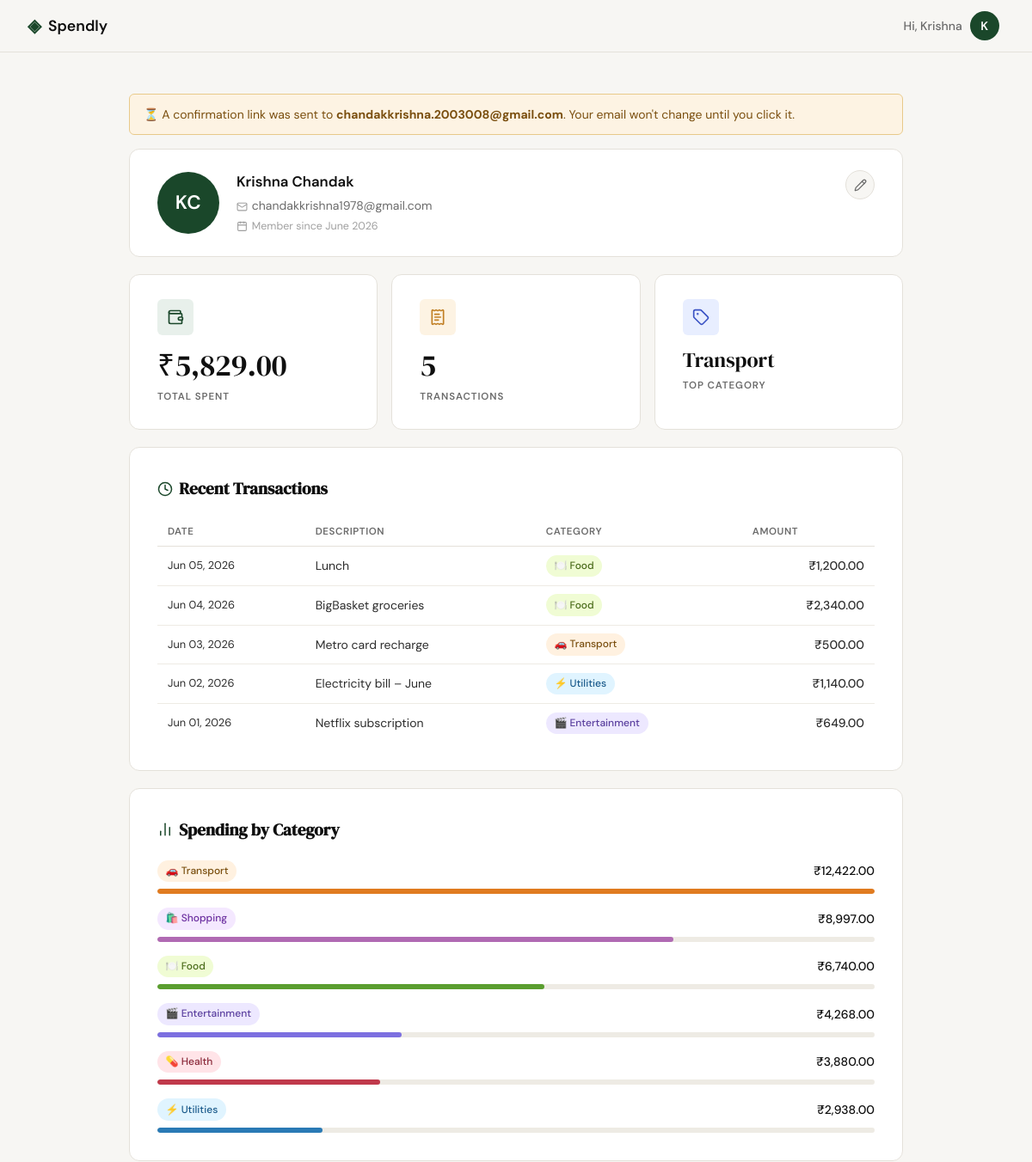
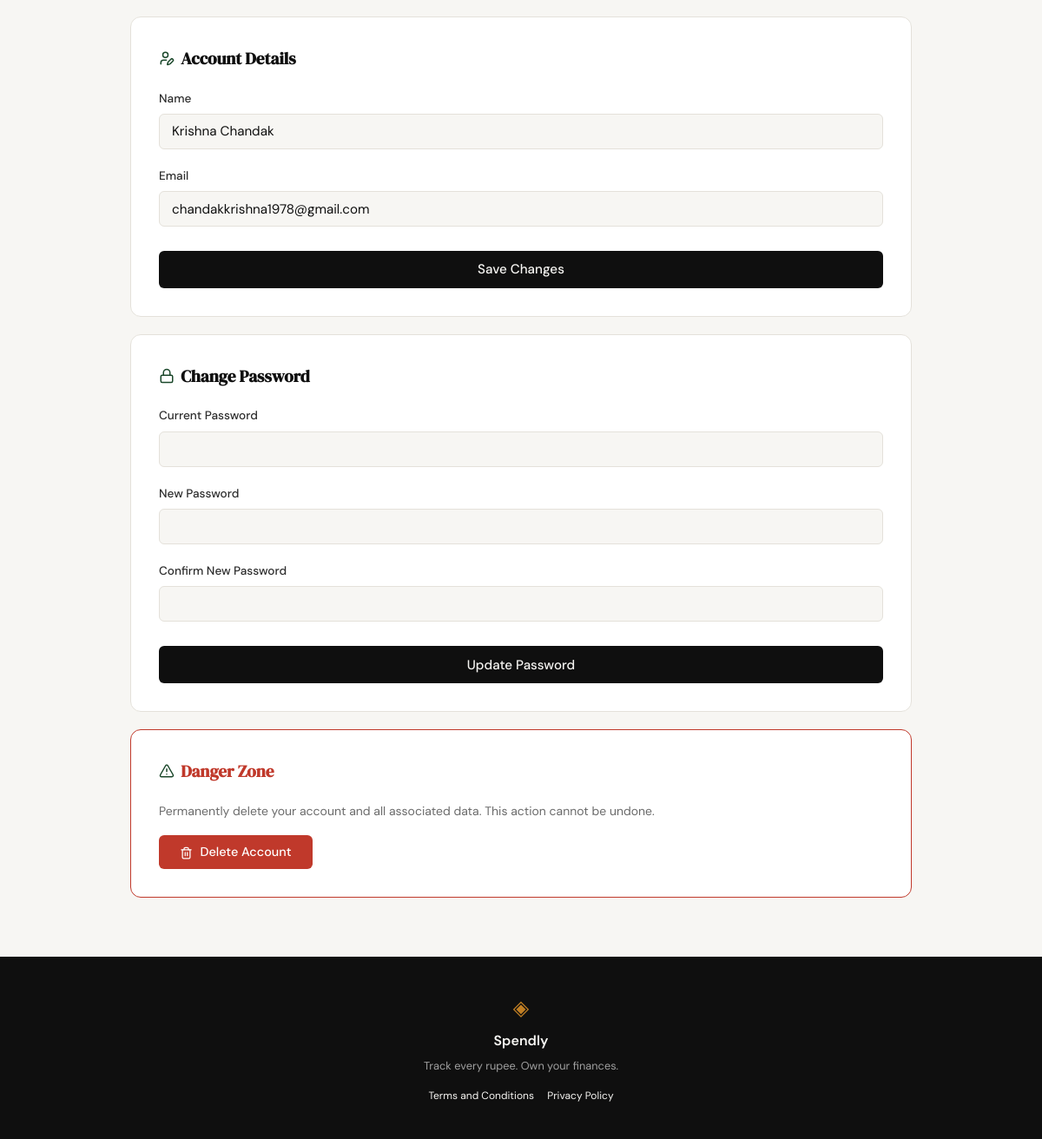
The page /profile (signed in) on the database its author committed (2 pictures, top to bottom).
### tables this page shows
CREATE TABLE email_confirmations (
            id         INTEGER PRIMARY KEY AUTOINCREMENT,
            user_id    INTEGER NOT NULL REFERENCES users(id) ON DELETE CASCADE,
            new_email  TEXT    NOT NULL,
            token      TEXT    NOT NULL UNIQUE,
            expires_at DATETIME NOT NULL,
            created_at DATETIME DEFAULT CURRENT_TIMESTAMP
        );

CREATE TABLE users (
            id       INTEGER PRIMARY KEY AUTOINCREMENT,
            name     TEXT    NOT NULL,
            email    TEXT    NOT NULL UNIQUE,
            password TEXT    NOT NULL,
            created_at DATETIME DEFAULT CURRENT_TIMESTAMP
        );

CREATE TABLE expenses (
            id          INTEGER PRIMARY KEY AUTOINCREMENT,
            user_id     INTEGER NOT NULL REFERENCES users(id) ON DELETE CASCADE,
            title       TEXT    NOT NULL,
            amount      REAL    NOT NULL,
            category    TEXT    NOT NULL,
            date        DATE    NOT NULL,
            notes       TEXT,
            created_at  DATETIME DEFAULT CURRENT_TIMESTAMP
        , payment_method TEXT);

### app.py (the view, shortened to what this page needs)
@app.route("/profile", methods=["GET", "POST"])
def profile():
    if not session.get("user_id"):
        return redirect(url_for("login"))
    user_id = session["user_id"]
    user          = get_user_by_id(user_id)
    pending_email = get_pending_email(user_id)
    try:
        member_since = datetime.strptime(user["created_at"][:10], "%Y-%m-%d").strftime("%B %Y")
    except Exception:
        member_since = ""
    monthly_total, expense_count = get_monthly_stats(user_id)
    recent_expenses  = get_recent_expenses(user_id)
    category_totals  = get_category_totals(user_id)
    top_category     = category_totals[0]["category"] if category_totals else "—"
    max_cat_total    = category_totals[0]["total"]    if category_totals else 1
    return render_template(
        "profile.html",
        user=user,
        member_since=member_since,
        pending_email=pending_email,
        monthly_total=monthly_total,
        expense_count=expense_count,
        top_category=top_category,
        recent_expenses=recent_expenses,
        category_totals=category_totals,
        max_cat_total=max_cat_total,
    )

### app.py (called while the page is built)
@app.template_filter("inr")
def inr_format(value):
    return "{:,.2f}".format(float(value))

@app.template_filter("friendly_date")
def friendly_date(date_str):
    try:
        return datetime.strptime(str(date_str)[:10], "%Y-%m-%d").strftime("%b %d, %Y")
    except Exception:
        return date_str

### database/db.py (called while the page is built)
def get_db():
    conn = sqlite3.connect(DB_PATH)
    conn.row_factory = sqlite3.Row
    conn.execute("PRAGMA foreign_keys = ON")
    return conn

def get_user_by_id(user_id):
    conn = get_db()
    user = conn.execute("SELECT * FROM users WHERE id = ?", (user_id,)).fetchone()
    conn.close()
    return user

def get_pending_email(user_id):
    conn = get_db()
    row = conn.execute(
        "SELECT new_email FROM email_confirmations WHERE user_id = ?", (user_id,)
    ).fetchone()
    conn.close()
    return row["new_email"] if row else None

def get_recent_expenses(user_id, limit=5):
    conn = get_db()
    rows = conn.execute(
        """SELECT title, amount, category, date
           FROM expenses WHERE user_id = ?
           ORDER BY date DESC LIMIT ?""",
        (user_id, limit),
    ).fetchall()
    conn.close()
    return [dict(r) for r in rows]

def get_category_totals(user_id):
    conn = get_db()
    rows = conn.execute(
        """SELECT category, SUM(amount) AS total
           FROM expenses WHERE user_id = ?
           GROUP BY category ORDER BY total DESC""",
        (user_id,),
    ).fetchall()
    conn.close()
    return [dict(r) for r in rows]

def get_monthly_stats(user_id):
    conn = get_db()
    row = conn.execute(
        """SELECT COALESCE(SUM(amount), 0) AS total, COUNT(*) AS count
           FROM expenses
           WHERE user_id = ?
             AND strftime('%Y-%m', date) = strftime('%Y-%m', 'now')""",
        (user_id,),
    ).fetchone()
    conn.close()
    return row["total"], row["count"]

### templates/profile.html (shortened to what this page needs)
{% extends "base.html" %}
{% set cat_icons = {
    'food':          '🍽️',
    'transport':     '🚗',
    'entertainment': '🎬',
    'health':        '💊',
    'utilities':     '⚡',
    'shopping':      '🛍️',
} %}
{% block content %}
<section class="profile-page">
    <div class="profile-wrap">
        {% if pending_email %}
        <div class="flash flash-warning">
            ⏳ A confirmation link was sent to <strong>{{ pending_email }}</strong>. Your email won't change until you click it.
        </div>
        {% endif %}
        {% set name_parts = user['name'].split() %}
        {% set initials = name_parts[0][0] ~ (name_parts[-1][0] if name_parts|length > 1 else '') %}
        <div class="profile-card user-info-card">
            <div class="user-info-row">
                <div class="profile-avatar">{{ initials.upper() }}</div>
                <div class="user-details">
                    <div class="user-full-name">{{ user['name'] }}</div>
                    <div class="user-email-display">
                        <i data-lucide="mail" class="inline-icon"></i>{{ user['email'] }}
                    </div>
                    {% if member_since %}
                    <div class="user-since">
                        <i data-lucide="calendar" class="inline-icon"></i>Member since {{ member_since }}
                    </div>
                    {% endif %}
                </div>
                <a href="#edit-profile" class="user-edit-btn" title="Edit profile">
                    <i data-lucide="pencil"></i>
                </a>
            </div>
        </div>
        <div class="stats-row">
            <div class="stat-card">
                <div class="stat-card-icon stat-icon-spend">
                    <i data-lucide="wallet"></i>
                </div>
                <div class="stat-card-value">₹{{ monthly_total | inr }}</div>
                <div class="stat-card-label">Total Spent</div>
            </div>
            <div class="stat-card">
                <div class="stat-card-icon stat-icon-count">
                    <i data-lucide="receipt-text"></i>
                </div>
                <div class="stat-card-value">{{ expense_count }}</div>
                <div class="stat-card-label">Transactions</div>
            </div>
            <div class="stat-card">
                <div class="stat-card-icon stat-icon-cat">
                    <i data-lucide="tag"></i>
                </div>
                <div class="stat-card-value stat-card-value-text">{{ top_category }}</div>
                <div class="stat-card-label">Top Category</div>
            </div>
        </div>
        <div class="profile-card">
            <h2 class="profile-card-title">
                <i data-lucide="clock" class="title-icon"></i> Recent Transactions
            </h2>
            {% if recent_expenses %}
            <table class="expense-table">
                <thead>
                    <tr>
                        <th>Date</th>
                        <th>Description</th>
                        <th>Category</th>
                        <th class="col-right">Amount</th>
                    </tr>
                </thead>
                <tbody>
                    {% for exp in recent_expenses %}
                    {% set cat_key = exp.category | lower | replace(' ', '-') %}
                    <tr>
                        <td class="exp-date">{{ exp.date | friendly_date }}</td>
                        <td>{{ exp.title }}</td>
                        <td>
                            <span class="cat-badge cat-{{ cat_key }}">
                                {{ cat_icons.get(exp.category | lower, '📦') }} {{ exp.category }}
                            </span>
                        </td>
                        <td class="exp-amount col-right">₹{{ exp.amount | inr }}</td>
                    </tr>
                    {% endfor %}
                </tbody>
            </table>
            {% else %}
            <p class="empty-state">
                <i data-lucide="inbox" class="empty-icon"></i><br>No expenses recorded yet.
            </p>
            {% endif %}
        </div>
        <div class="profile-card">
            <h2 class="profile-card-title">
                <i data-lucide="bar-chart-2" class="title-icon"></i> Spending by Category
            </h2>
            {% if category_totals %}
                {% for cat in category_totals %}
                {% set cat_key = cat.category | lower | replace(' ', '-') %}
                <div class="cat-row">
                    <div class="cat-row-header">
                        <span class="cat-badge cat-{{ cat_key }}">
                            {{ cat_icons.get(cat.category | lower, '📦') }} {{ cat.category }}
                        </span>
                        <span class="cat-total">₹{{ cat.total | inr }}</span>
                    </div>
                    <div class="cat-bar-track">
                        <div class="cat-bar-fill cat-bar-{{ cat_key }}" style="width: {{ (cat.total / max_cat_total * 100) | int }}%"></div>
                    </div>
                </div>
                {% endfor %}
            {% else %}
            <p class="empty-state">No spending data yet.</p>
            {% endif %}
        </div>
        <div class="profile-card" id="edit-profile">
            <h2 class="profile-card-title">
                <i data-lucide="user-pen" class="title-icon"></i> Account Details
            </h2>
            <form method="POST" action="{{ url_for('profile') }}">
                <div class="form-group">
                    <label for="name">Name</label>
                    <input type="text" id="name" name="name" class="form-input"
                           value="{{ user['name'] }}" required>
                </div>
                <div class="form-group">
                    <label for="email">Email</label>
                    <input type="email" id="email" name="email" class="form-input"
                           value="{{ user['email'] }}" required>
                </div>
                <button type="submit" class="btn-submit">Save Changes</button>
            </form>
        </div>
        <div class="profile-card">
            <h2 class="profile-card-title">
                <i data-lucide="lock" class="title-icon"></i> Change Password
            </h2>
            <form method="POST" action="{{ url_for('change_password') }}">
                <div class="form-group">
                    <label for="current_password">Current Password</label>
                    <input type="password" id="current_password" name="current_password"
                           class="form-input" required>
                </div>
                <div class="form-group">
                    <label for="new_password">New Password</label>
                    <input type="password" id="new_password" name="new_password"
                           class="form-input" required>
                </div>
                <div class="form-group">
                    <label for="confirm_new_password">Confirm New Password</label>
                    <input type="password" id="confirm_new_password" name="confirm_new_password"
                           class="form-input" required>
                </div>
                <button type="submit" class="btn-submit">Update Password</button>
            </form>
        </div>
        <div class="profile-card danger-card">
            <h2 class="profile-card-title danger-title">
                <i data-lucide="triangle-alert" class="title-icon"></i> Danger Zone
            </h2>
            <p class="danger-desc">
                Permanently delete your account and all associated data.
                This action cannot be undone.
            </p>
            <button type="button" class="btn-danger" id="show-delete-btn">
                <i data-lucide="trash-2" class="btn-icon"></i> Delete Account
            </button>
        </div>
    </div>
</section>
{% endblock %}

### rows shown on the page
email_confirmations: new_email "chandakkrishna.2003008@gmail.com"
users: name "Krishna Chandak", email "chandakkrishna1978@gmail.com"
expenses: date|friendly_date "Jun 05, 2026", title "Lunch", get "🍽️", category "Food", amount|inr "1,200.00"
expenses: date|friendly_date "Jun 04, 2026", title "BigBasket groceries", get "🍽️", category "Food", amount|inr "2,340.00"
expenses: date|friendly_date "Jun 03, 2026", title "Metro card recharge", get "🚗", category "Transport", amount|inr "500.00"
expenses: date|friendly_date "Jun 02, 2026", title "Electricity bill – June", get "⚡", category "Utilities", amount|inr "1,140.00"
expenses: date|friendly_date "Jun 01, 2026", title "Netflix subscription", get "🎬", category "Entertainment", amount|inr "649.00"

### other values the page prints
{{ session.get("user_name", "").split()[0] }} "Krishna"
{{ session.get("user_name", "U")[0].upper() }} "K"
{{ initials.upper() }} "KC"
{{ member_since }} "June 2026"
{{ monthly_total | inr }} "5,829.00"
{{ expense_count }} "5"
{{ top_category }} "Transport"
{{ cat_icons.get(cat.category | lower, '📦') }} "🚗" "🛍️" "🍽️" "🎬" "💊" "⚡"
{{ cat.category }} "Transport" "Shopping" "Food" "Entertainment" "Health" "Utilities"
{{ cat.total | inr }} "12,422.00" "8,997.00" "6,740.00" "4,268.00" "3,880.00" "2,938.00"
